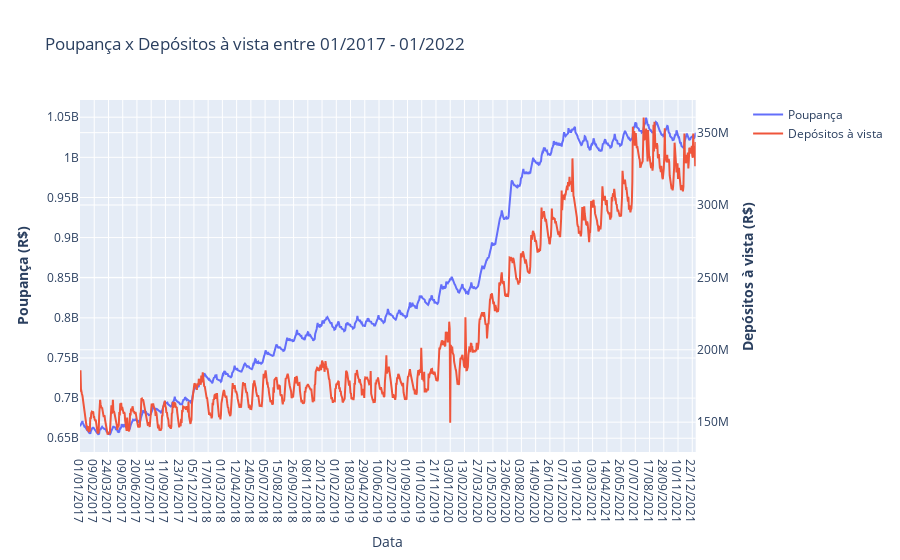

Write notebook code for a chart like this one.
### Markdown cell above
### Seção depósitos a vista
Por fim foi analisado os dados de depósitos a vista. A primeira comparação feita é com os dados da poupança, para observar se as curvas têm comportamento parecido.

### Code cell
#Gráfico Poupança x Depósitos à vista

avista = primeiro_dia(Dados_dep_vista) #função para acrescentar o primeiro dia do mes



fig = make_subplots(specs=[[{"secondary_y": True}]])

# Poupança
fig.add_trace(
    go.Scatter(x= poup['data'], y=poup['valor'], name="Poupança"), secondary_y=False
)

#Depósitos à vista
fig.add_trace(
    go.Scatter(x= avista['data'], y=avista['valor'], name="Depósitos à vista"), secondary_y=True
)


 #Título
fig.update_layout(
    title_text="Poupança x Depósitos à vista entre 01/2017 - 01/2022"
)

 #Set x-axis title
fig.update_xaxes(title_text="Data")

# Set y-axes titles
fig.update_yaxes(title_text="<b>Poupança (R$)</b>", secondary_y=False)
fig.update_yaxes(title_text="<b>Depósitos à vista (R$)</b>", secondary_y=True)

fig.show()

### Figure 1 — Plotly figure (JSON) as saved in the notebook; plotly's stock layout.template omitted (floating-point values rounded to 4 significant figures; data arrays with more than 128 entries replaced by an {"elided": "..."} marker saying what was removed)
{"data": [{"name": "Poupança", "type": "scatter", "x": {"elided": "1255 str values"}, "xaxis": "x", "y": {"elided": "1255 float values"}, "yaxis": "y"}, {"name": "Depósitos à vista", "type": "scatter", "x": {"elided": "1255 str values"}, "xaxis": "x", "y": {"elided": "1255 int values"}, "yaxis": "y2"}], "layout": {"title": {"text": "Poupança x Depósitos à vista entre 01/2017 - 01/2022"}, "xaxis": {"anchor": "y", "domain": [0, 0.94], "title": {"text": "Data"}}, "yaxis": {"anchor": "x", "domain": [0, 1], "title": {"text": "<b>Poupança (R$)</b>"}}, "yaxis2": {"anchor": "x", "overlaying": "y", "side": "right", "title": {"text": "<b>Depósitos à vista (R$)</b>"}}}}
